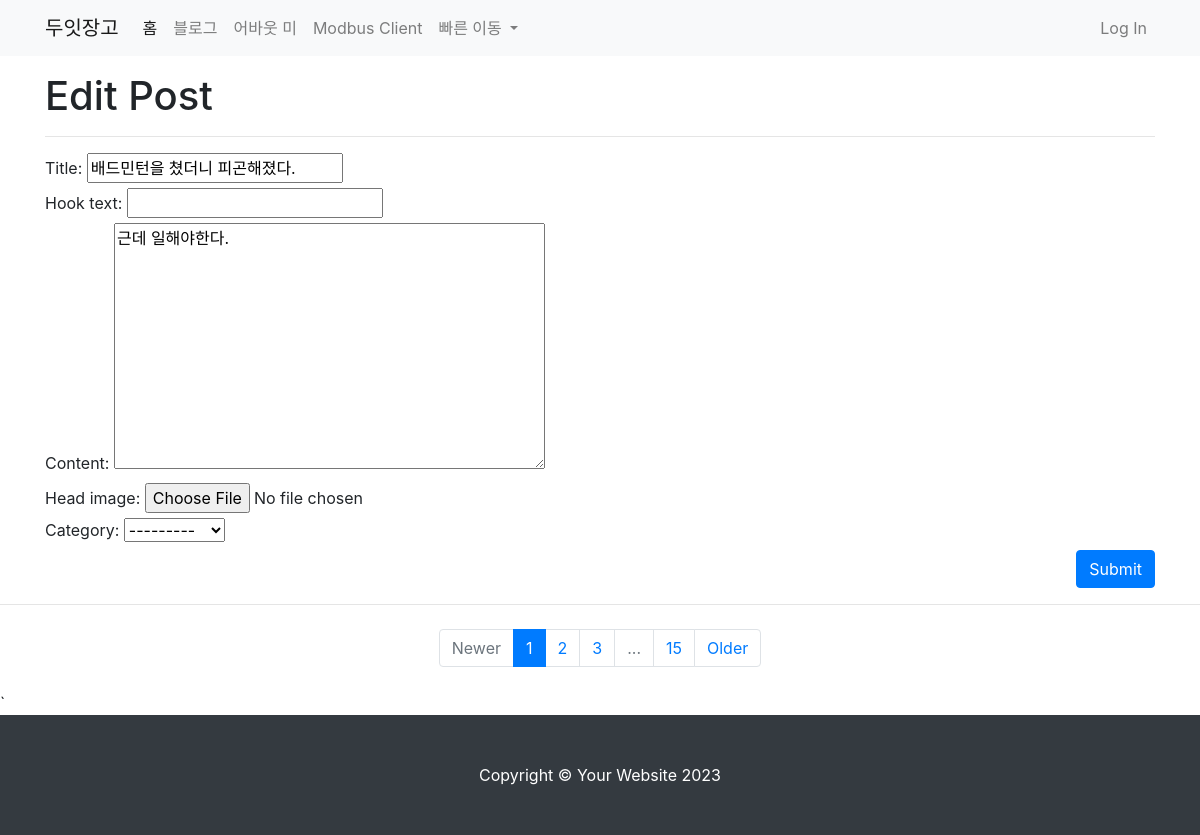
Screenshot of /blog/update_post/1 (signed in) with the database file from the repository.
### blog/models.py (models this page shows, shortened)
class Post(models.Model):
    title = models.CharField(max_length=30)
    hook_text = models.CharField(max_length=100, blank=True)
    content = models.TextField()
    head_image = models.ImageField(upload_to='blog/images/%Y/%m/%d/', blank=True)
    file_upload = models.FileField(upload_to='blog/files//%Y/%m/%d/', blank=True)
    created_at = models.DateTimeField(auto_now_add=True)
    updated_at = models.DateTimeField(auto_now=True)
    author=models.ForeignKey(User, null=True, on_delete=models.SET_NULL)
    category=models.ForeignKey(Category, null=True, blank=True, on_delete=models.SET_NULL)
    tags = models.ManyToManyField(Tag, null=True, blank=True)

### blog/views.py (the view, shortened to what this page needs)
# urls.py: path('update_post/<int:pk>', views.PostUpdate.as_view()),
class PostUpdate(LoginRequiredMixin, UpdateView):
    model = Post
    fields = ['title', 'hook_text', 'content', 'head_image', 'file_update', 'category']
    template_name = 'blog/post_update_form.html'

### blog/models.py (called while the page is built)
    def __str__(self):
        return self.name

### blog/templates/blog/post_update_form.html (shortened to what this page needs)
{% extends 'blog/base_full_width.html' %}
{% block main_area %}
    <h1>Edit Post</h1>
    <hr/>
    <form method="post" enctype="multipart/form-data">{% csrf_token %}
        <table>
            {{ form }}
        </table>
        <button type="submit" class="btn btn-primary float-right">Submit</button>
    </form>
{% endblock %}

### rows the page displays
Post: title "배드민턴을 쳤더니 피곤해졌다.", content "근데 일해야한다.", category "---------"
